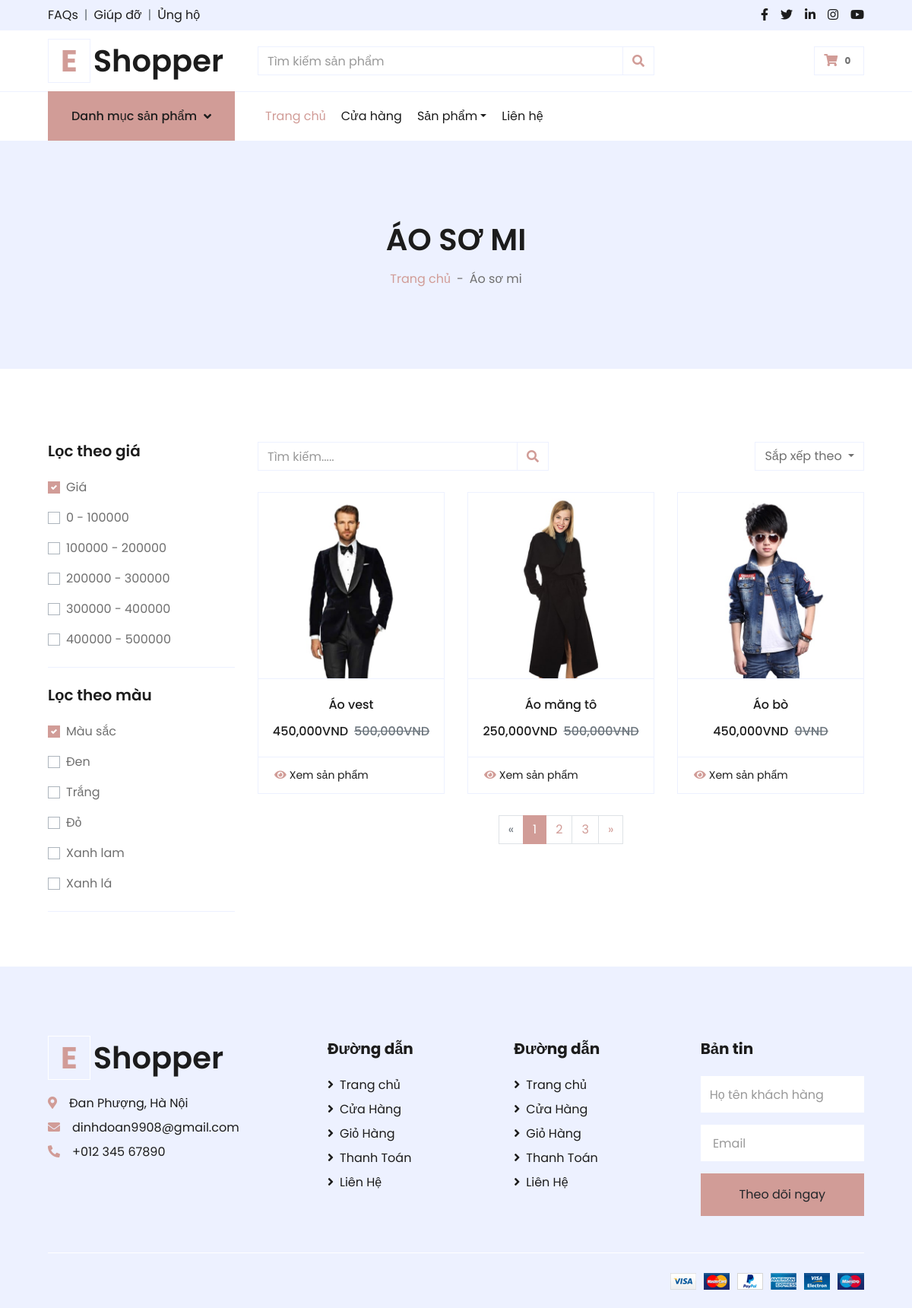
Page /eshopper-1.0.0/shopaosomi.php on the committed database.
### tables this page shows
CREATE TABLE `tb_sanpham` (
  `ma_sp` int(11) NOT NULL,
  `ten_sp` varchar(50) NOT NULL,
  `danhmuc` varchar(50) NOT NULL,
  `gioitinh` varchar(50) NOT NULL,
  `mausac` varchar(50) NOT NULL,
  `giaban` varchar(50) NOT NULL,
  `giasale` varchar(50) NOT NULL,
  `mota` mediumtext NOT NULL,
  `img` varchar(250) NOT NULL
);

### eshopper-1.0.0/shopaosomi.php (the view, shortened to what this page needs)
<?php
  include('../connect/connect.php');
?>
<!DOCTYPE html>
<html lang="en">
<head>
    <link href="https://cdnjs.cloudflare.com/ajax/libs/font-awesome/5.10.0/css/all.min.css" rel="stylesheet">
    <link href="lib/owlcarousel/assets/owl.carousel.min.css" rel="stylesheet">
    <link href="css/style.css" rel="stylesheet">
</head>
<body>
    <div class="container-fluid">
        <div class="row bg-secondary py-2 px-xl-5">
            <div class="col-lg-6 d-none d-lg-block">
                <div class="d-inline-flex align-items-center">
                    <a class="text-dark" href="">FAQs</a>
                    <span class="text-muted px-2">|</span>
                    <a class="text-dark" href="">Giúp đỡ</a>
                    <span class="text-muted px-2">|</span>
                    <a class="text-dark" href="">Ủng hộ</a>
                </div>
            </div>
            <div class="col-lg-6 text-center text-lg-right">
                <div class="d-inline-flex align-items-center">
                    <a class="text-dark px-2" href="">
                        <i class="fab fa-facebook-f"></i>
                    </a>
                    <a class="text-dark px-2" href="">
                        <i class="fab fa-twitter"></i>
                    </a>
                    <a class="text-dark px-2" href="">
                        <i class="fab fa-linkedin-in"></i>
                    </a>
                    <a class="text-dark px-2" href="">
                        <i class="fab fa-instagram"></i>
                    </a>
                    <a class="text-dark pl-2" href="">
                        <i class="fab fa-youtube"></i>
                    </a>
                </div>
            </div>
        </div>
        <div class="row align-items-center py-3 px-xl-5">
            <div class="col-lg-3 d-none d-lg-block">
                <a href="" class="text-decoration-none">
                    <h1 class="m-0 display-5 font-weight-semi-bold"><span class="text-primary font-weight-bold border px-3 mr-1">E</span>Shopper</h1>
                </a>
            </div>
            <div class="col-lg-6 col-6 text-left">
                <form action="">
                    <div class="input-group">
                        <input type="text" class="form-control" placeholder="Tìm kiếm sản phẩm">
                        <div class="input-group-append">
                            <span class="input-group-text bg-transparent text-primary">
                                <i class="fa fa-search"></i>
                            </span>
                        </div>
                    </div>
                </form>
            </div>
            <div class="col-lg-3 col-6 text-right">
                <a href="" class="btn border">
                    <i class="fas fa-shopping-cart text-primary"></i>
                    <span class="badge">0</span>
                </a>
            </div>
        </div>
    </div>
    <?php
        include('../connect/navbar.php')
    ?>
    <div class="container-fluid bg-secondary mb-5">
        <div class="d-flex flex-column align-items-center justify-content-center" style="min-height: 300px">
            <h1 class="font-weight-semi-bold text-uppercase mb-3">Áo sơ mi</h1>
            <div class="d-inline-flex">
                <p class="m-0"><a href="">Trang chủ</a></p>
                <p class="m-0 px-2">-</p>
                <p class="m-0">Áo sơ mi</p>
            </div>
        </div>
    </div>
    <div class="container-fluid pt-5">
        <div class="row px-xl-5">
            <div class="col-lg-3 col-md-12">
                <div class="border-bottom mb-4 pb-4">
                    <h5 class="font-weight-semi-bold mb-4">
                        Lọc theo giá</h5>
                    <form>
                        <div class="custom-control custom-checkbox d-flex align-items-center justify-content-between mb-3">
                            <label class="custom-control-label" for="price-all">Giá</label>
                        </div>
                        <div class="custom-control custom-checkbox d-flex align-items-center justify-content-between mb-3">
                            <label class="custom-control-label" for="price-1">0 - 100000</label>
                        </div>
                        <div class="custom-control custom-checkbox d-flex align-items-center justify-content-between mb-3">
                            <label class="custom-control-label" for="price-2">100000 - 200000</label>
                        </div>
                        <div class="custom-control custom-checkbox d-flex align-items-center justify-content-between mb-3">
                            <label class="custom-control-label" for="price-3">200000 - 300000</label>
                        </div>
                        <div class="custom-control custom-checkbox d-flex align-items-center justify-content-between mb-3">
                            <label class="custom-control-label" for="price-4">300000 - 400000</label>
                        </div>
                        <div class="custom-control custom-checkbox d-flex align-items-center justify-content-between">
                            <label class="custom-control-label" for="price-5">400000 - 500000</label>
                        </div>
                    </form>
                </div>
                <div class="border-bottom mb-4 pb-4">
                    <h5 class="font-weight-semi-bold mb-4">Lọc theo màu</h5>
                    <form>
                        <div class="custom-control custom-checkbox d-flex align-items-center justify-content-between mb-3">
                            <label class="custom-control-label" for="price-all">Màu sắc</label>
                        </div>
                        <div class="custom-control custom-checkbox d-flex align-items-center justify-content-between mb-3">
                            <label class="custom-control-label" for="color-1">Đen</label>
                        </div>
                        <div class="custom-control custom-checkbox d-flex align-items-center justify-content-between mb-3">
                            <label class="custom-control-label" for="color-2">Trắng</label>
                        </div>
                        <div class="custom-control custom-checkbox d-flex align-items-center justify-content-between mb-3">
                            <label class="custom-control-label" for="color-3">Đỏ</label>
                        </div>
                        <div class="custom-control custom-checkbox d-flex align-items-center justify-content-between mb-3">
                            <label class="custom-control-label" for="color-4">Xanh lam</label>
                        </div>
                        <div class="custom-control custom-checkbox d-flex align-items-center justify-content-between">
                            <label class="custom-control-label" for="color-5">Xanh lá</label>
                        </div>
                    </form>
                </div>
            </div>
            <div class="col-lg-9 col-md-12">
                <div class="row pb-3">
                    <div class="col-12 pb-1">
                        <div class="d-flex align-items-center justify-content-between mb-4">
                            <form action="">
                                <div class="input-group">
                                    <input type="text" class="form-control" placeholder="Tìm kiếm.....">
                                    <div class="input-group-append">
                                        <span class="input-group-text bg-transparent text-primary">
                                            <i class="fa fa-search"></i>
                                        </span>
                                    </div>
                                </div>
                            </form>
                            <div class="dropdown ml-4">
                                <button class="btn border dropdown-toggle" type="button" id="triggerId" data-toggle="dropdown" aria-haspopup="true"
                                        aria-expanded="false">
Sắp xếp theo
                                        </button>
                            </div>
                        </div>
                    </div>
                    <?php
                    $sql = "SELECT * FROM tb_sanpham Where danhmuc='aosomi'  ";
                    $rel = mysqli_query($conn,$sql);
                    $count = mysqli_num_rows($rel);
                    if($count>0){
                        while($rows = mysqli_fetch_assoc($rel)){
                            $ten_sp = $rows['ten_sp'];
                            $ma_sp = $rows['ma_sp'];
                            $img  = $rows['img'];
                            $giaban = $rows['giaban'];
                            $giasale = $rows['giasale'];
                            ?>
                            <div class="col-lg-4 col-md-6 col-sm-12 pb-1">
                            <div class="card product-item border-0 mb-4">
                            <div class="card-header product-img position-relative overflow-hidden bg-transparent border p-0">
                            <?php
                                                  if($img =="")
                                                  {
                                                      echo " ";
                                                  }
                                                  else{
                                                      ?>
                                                       <img class="img-fluid w-100" src="<?php echo SITE;?>IMG/<?php echo $img;?>">
                                                      <?php
                                                  }
                                                ?>
                            </div>
                            <div class="card-body border-left border-right text-center p-0 pt-4 pb-3">
                                <h6 class="text-truncate mb-3"><?php echo $ten_sp;?></h6>
                                <div class="d-flex justify-content-center">
                                <h6><?php echo number_format(floatval($giasale), 0, ".", ",");?>VND</h6><h6 class="text-muted ml-2"><del><?php echo number_format(floatval($giaban), 0, ".", ",");?>VND</del></h6>
                                </div>
                            </div>
                            <div class="card-footer d-flex justify-content-between bg-light border">
                            <a href="<?php SITE;?>detail.php?ma_sp=<?php echo $ma_sp;?>" class="btn btn-sm text-dark p-0"><i class="fas fa-eye text-primary mr-1"></i>Xem sản phẩm</a>
                            </div>
                        </div>
                            </div>
                            <?php
                        }
                    }
                    ?>
                    <div class="col-12 pb-1">
                        <nav aria-label="Page navigation">
                          <ul class="pagination justify-content-center mb-3">
                            <li class="page-item disabled">
                              <a class="page-link" href="#" aria-label="Previous">
                                <span aria-hidden="true">&laquo;</span>
                              </a>
                            </li>
                            <li class="page-item active"><a class="page-link" href="#">1</a></li>
                            <li class="page-item"><a class="page-link" href="#">2</a></li>
                            <li class="page-item"><a class="page-link" href="#">3</a></li>
                            <li class="page-item">
                              <a class="page-link" href="#" aria-label="Next">
                                <span aria-hidden="true">&raquo;</span>
                              </a>
                            </li>
                          </ul>
                        </nav>
                    </div>
                </div>
            </div>
        </div>
    </div>
    <div class="container-fluid bg-secondary text-dark mt-5 pt-5">
        <div class="row px-xl-5 pt-5">
            <div class="col-lg-4 col-md-12 mb-5 pr-3 pr-xl-5">
                <a href="" class="text-decoration-none">
                    <h1 class="mb-4 display-5 font-weight-semi-bold"><span class="text-primary font-weight-bold border border-white px-3 mr-1">E</span>Shopper</h1>
                </a>
                <p class="mb-2"><i class="fa fa-map-marker-alt text-primary mr-3"></i>Đan Phượng, Hà Nội</p>
                <p class="mb-2"><i class="fa fa-envelope text-primary mr-3"></i>dinhdoan9908@gmail.com</p>
                <p class="mb-0"><i class="fa fa-phone-alt text-primary mr-3"></i>+012 345 67890</p>
            </div>
            <div class="col-lg-8 col-md-12">
                <div class="row">
                    <div class="col-md-4 mb-5">
                        <h5 class="font-weight-bold text-dark mb-4">Đường dẫn</h5>
                        <div class="d-flex flex-column justify-content-start">
                            <a class="text-dark mb-2" href="index.html"><i class="fa fa-angle-right mr-2"></i>Trang chủ</a>
                            <a class="text-dark mb-2" href="shop.html"><i class="fa fa-angle-right mr-2"></i>Cửa Hàng</a>
                            <a class="text-dark mb-2" href="cart.html"><i class="fa fa-angle-right mr-2"></i>Giỏ Hàng</a>
                            <a class="text-dark mb-2" href="checkout.html"><i class="fa fa-angle-right mr-2"></i>Thanh Toán</a>
                            <a class="text-dark" href="contact.html"><i class="fa fa-angle-right mr-2"></i>Liên Hệ</a>
                        </div>
                    </div>
                    <div class="col-md-4 mb-5">
                        <h5 class="font-weight-bold text-dark mb-4">Đường dẫn</h5>
                        <div class="d-flex flex-column justify-content-start">
                            <a class="text-dark mb-2" href="index.html"><i class="fa fa-angle-right mr-2"></i>Trang chủ</a>
                            <a class="text-dark mb-2" href="shop.html"><i class="fa fa-angle-right mr-2"></i>Cửa Hàng</a>
                            <a class="text-dark mb-2" href="cart.html"><i class="fa fa-angle-right mr-2"></i>Giỏ Hàng</a>
                            <a class="text-dark mb-2" href="checkout.html"><i class="fa fa-angle-right mr-2"></i>Thanh Toán</a>
                            <a class="text-dark" href="contact.html"><i class="fa fa-angle-right mr-2"></i>Liên Hệ</a>
                        </div>
                    </div>
                    <div class="col-md-4 mb-5">
                        <h5 class="font-weight-bold text-dark mb-4">Bản tin</h5>
                        <form action="">
                            <div class="form-group">
                                <input type="text" class="form-control border-0 py-4" placeholder="Họ tên khách hàng" required="required" />
                            </div>
                            <div class="form-group">
                                <input type="email" class="form-control border-0 py-4" placeholder=" Email"
                                    required="required" />
                            </div>
                            <div>
                                <button class="btn btn-primary btn-block border-0 py-3" type="submit">Theo dõi ngay</button>
                            </div>
                        </form>
                    </div>
                </div>
            </div>
        </div>
        <div class="row border-top border-light mx-xl-5 py-4">
            <div class="col-md-6 px-xl-0">
            </div>
            <div class="col-md-6 px-xl-0 text-center text-md-right">
                <img class="img-fluid" src="img/payments.png" alt="">
            </div>
        </div>
    </div>
</body>
</html>

### rows in the picture
tb_sanpham: img (picture), ten_sp "Áo vest", giasale "450,000", giaban "500,000"
tb_sanpham: img (picture), ten_sp "Áo măng tô", giasale "250,000", giaban "500,000"
tb_sanpham: img (picture), ten_sp "Áo bò", giasale "450,000", giaban "0"
